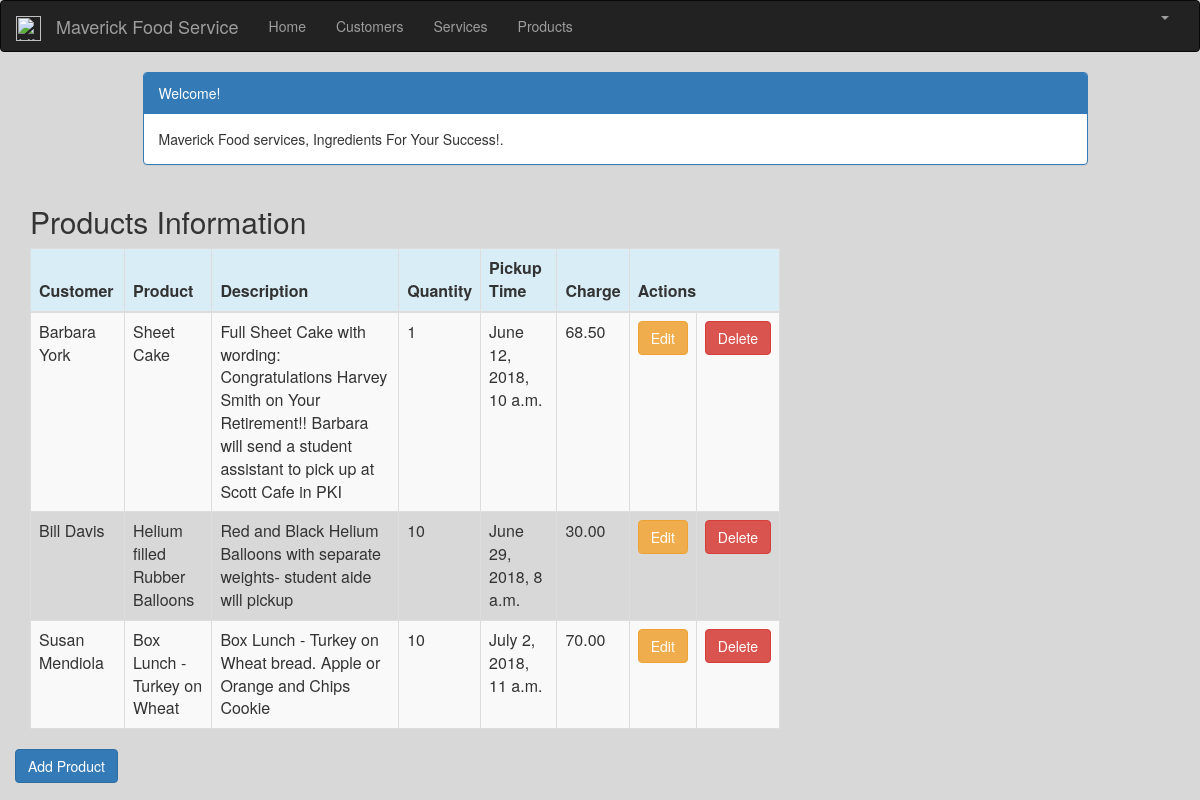
The page /product_list (signed in) on the database its author committed.
### crm/models.py (models this page shows, shortened)
class Product(models.Model):
    cust_name = models.ForeignKey(Customer, on_delete=models.CASCADE, related_name='products')
    product = models.CharField(max_length=100)
    p_description = models.TextField()
    quantity = models.IntegerField()
    pickup_time = models.DateTimeField(
        default=timezone.now)
    charge = models.DecimalField(max_digits=10, decimal_places=2)
    created_date = models.DateTimeField(
        default=timezone.now)
    updated_date = models.DateTimeField(auto_now_add=True)

class Customer(models.Model):
    cust_name = models.CharField(max_length=50)
    organization = models.CharField(max_length=100, blank=True)
    role = models.CharField(max_length=100)
    email = models.EmailField(max_length=100)
    bldgroom = models.CharField(max_length=100)
    address = models.CharField(max_length=200)
    account_number = models.IntegerField(blank=False, null=False)
    city = models.CharField(max_length=50)
    state = models.CharField(max_length=50)
    zipcode = models.CharField(max_length=10)
    phone_number = models.CharField(max_length=50)
    created_date = models.DateTimeField(
        default=timezone.now)
    updated_date = models.DateTimeField(auto_now_add=True)
    def __str__(self):
        return str(self.cust_name)

### crm/views.py (the view)
# urls.py: path('product_list', views.product_list, name='product_list'),
@login_required
def product_list(request):
   products = Product.objects.filter(created_date__lte=timezone.now())
   return render(request, 'crm/product_list.html', {'products': products})

### crm/templates/crm/product_list.html (shortened to what this page needs)
{% extends 'crm/base.html' %}
{% block content %}
    <html>
    <head>
        <link rel="stylesheet" href="https://maxcdn.bootstrapcdn.com/bootstrap/3.3.4/css/bootstrap.min.css">
    </head>
    <body>
    <div class="container">
        <div class="row">
            <div class="col-md-10 col-md-offset-1">
                <div class="panel panel-primary">
                    <div class="panel-heading">Welcome!</div>
                    <div class="panel-body">
                        Maverick Food services, Ingredients For Your Success!.
                    </div>
                </div>
            </div>
        </div>
    </div>
    <div class="row">
        <h2 style="padding-left: 15Px">Products Information</h2>
    </div>
    <div>
        <table class="table table-striped table-bordered table-hover">
            <thead>
            <tr class="bg-info">
                <th>Customer</th>
                <th>Product</th>
                <th>Description</th>
                <th>Quantity</th>
                <th>Pickup Time</th>
                <th>Charge</th>
                <th colspan="3">Actions</th>
            </tr>
            </thead>
            <tbody>
            {% for product in products %}
                <tr>
                    <td>{{ product.cust_name }}</td>
                    <td>{{ product.product }}</td>
                     <td>{{ product.p_description }}</td>
                    <td>{{ product.quantity }}</td>
                    <td>{{ product.pickup_time }}</td>
                    <td>{{ product.charge }}</td>
                    <td><a href="{% url 'crm:product_edit' pk=product.pk %}" class="btn btn-warning">Edit</a>
                    <td><a href="{% url 'crm:product_delete' pk=product.pk %}"
                           onclick="return confirm('Are you sure you want to delete?')"
                           class="btn btn-danger">Delete</a>
                    </td>
                </tr>
            {% endfor %}
            </tbody>
        </table>
  <div class="row">
         <a href="{% url 'crm:product_new' %}" class="row"><span
                    class="btn btn-primary">Add Product</span></a>
        </div>
    </div>
    </body>
    </html>
{% endblock %}

### crm/templates/crm/base.html (style rules this page uses)
body { background-color: #d8d8d8; }

### crm/templates/crm/product_list.html (style rules this page uses)
body { background-color: #d8d8d8; }

### rows shown on the page
Product: cust_name "Barbara York", product "Sheet Cake", p_description "Full Sheet Cake with wording: Congratulations Harvey Smith on Your Retirement!! Barbara will send a student assistant to pick up at Scott Cafe in PKI", quantity "1", pickup_time "June 12, 2018, 10 a.m.", charge "68.50"
Product: cust_name "Bill Davis", product "Helium filled Rubber Balloons", p_description "Red and Black Helium Balloons with separate weights- student aide will pickup", quantity "10", pickup_time "June 29, 2018, 8 a.m.", charge "30.00"
Product: cust_name "Susan Mendiola", product "Box Lunch - Turkey on Wheat", p_description "Box Lunch - Turkey on Wheat bread. Apple or Orange and Chips Cookie", quantity "10", pickup_time "July 2, 2018, 11 a.m.", charge "70.00"
